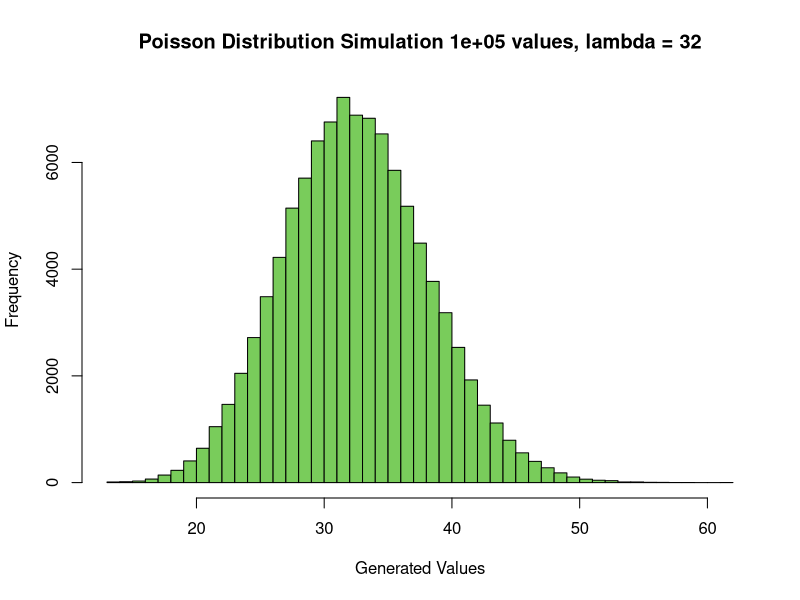
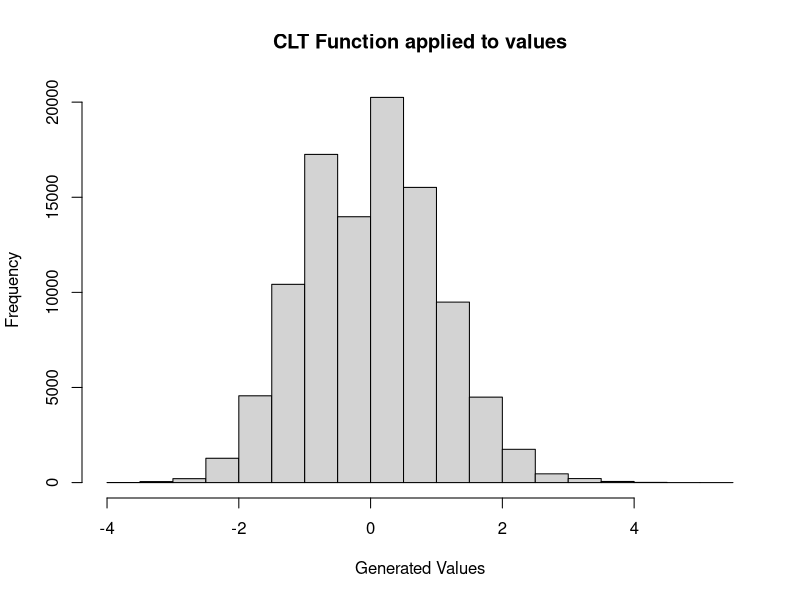
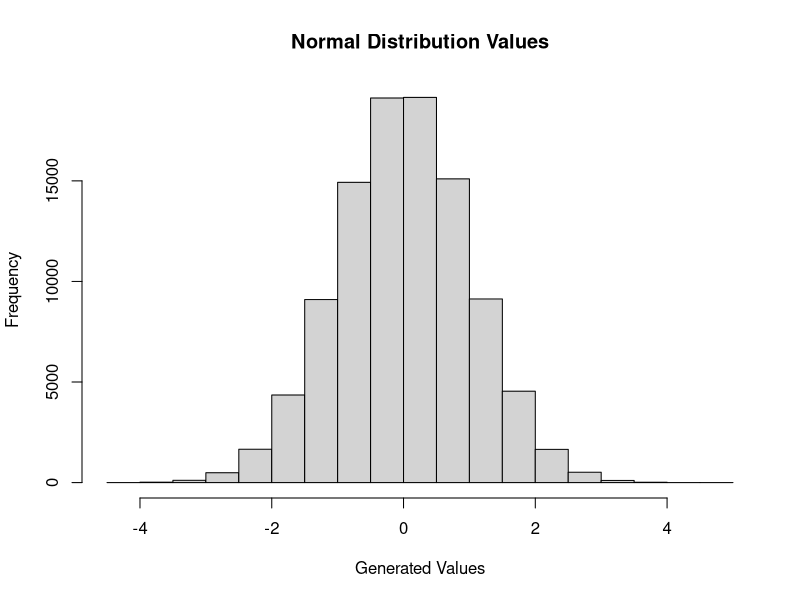
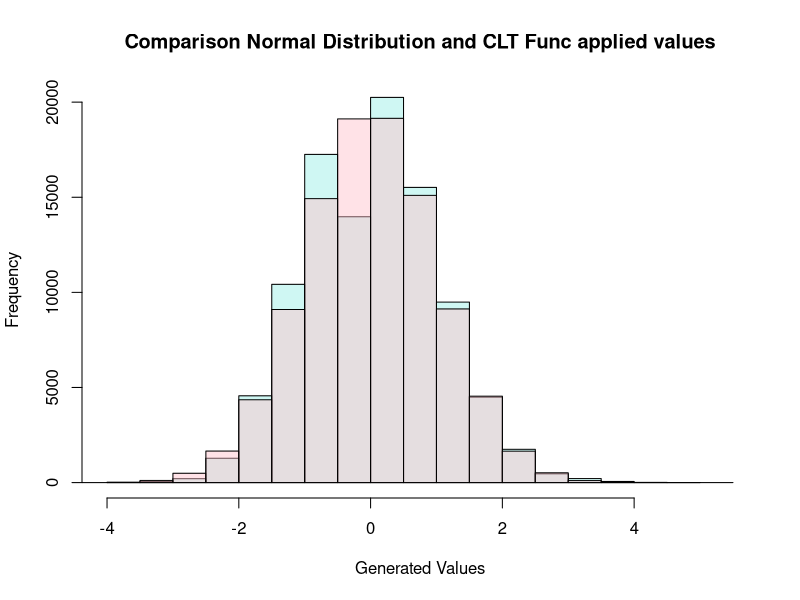

R code for these plots, in order:
## NUESTRA SEMILLA ##
set.seed(42069) ## jaja numero gracioso

## EJERCICIO 1 - GENERACION DE UNA MUESTRA DE TAMANYO N

### VARIABLES ###
size <- 100000
lambda <- 32
pois_vals <- integer()

## FUNCION PARA GENERAR NUESTROS VALORES DE LA DISTRIBUCION POISSON ##
gen_poisson_values <- function(lambda) {
  sum <- 0
  count <- 0
  while (sum < lambda) {
    sum <- sum - log(runif(1))
    count <- count + 1
  }
  return(count)
}

## GENERANDO NUESTOR VECTOR DE VALORES ##
for (i in 1:size) pois_vals[i] <- gen_poisson_values(lambda)
min_val <- min(pois_vals)
max_val <- max(pois_vals)

## EJERCICIO 2 - HISTOGRAMA DE LA DISTRIBUCION DE FRECUENCIAS ##
hist(pois_vals,
      main = paste("Poisson Distribution Simulation", size,
                    "values, lambda =", lambda),
      xlab = "Generated Values",
      xlim = c(min_val, max_val),
      breaks = max_val - min_val,
      col = "#79cc5b"
    )

## EJERCICIO 3 - ESTIMACION DE PROBABILIDADES DE INTERVALOS ##
error_sum <- 0
for (i in min_val:max_val) {
  prob_dist <- ppois(i, lambda)
  prob_sample <- length(which(pois_vals < i)) / size

  error <- abs(prob_dist - prob_sample) / prob_dist
  error_sum <- error_sum + error
  print(sprintf("Sample Probability: %f | Poisson Probability: %f | Error: %f",
          prob_sample, prob_dist, error))
}
sprintf("Mean error : %f", error_sum / size)

## EJERCICIO 4 - VALORES PUNTUALES DE LA MEDIA Y LA VARIANZA MUESTRAL ##
pois_mean <- mean(pois_vals)
pois_var <- var(pois_vals)

## EJERICICIO 5 - APLICACION DEL TEOREMA CENTRAL DEL LIMITE ##
clt_function <- function(x) {
  num_aux <- (x - pois_mean) / sqrt(pois_var)
  return(num_aux)
}

clt_values <- sapply(pois_vals, clt_function)
clt_mean <- mean(clt_values)
clt_var <- var(clt_values)


## OBTENEMOS LOS HISTOGRAMAS DE AMBAS DISTRIBUCIONES DE VALORES ##
## par(mfrow = c(1, 2)) cambiar a (1,2) para sacar la superposicion de graficas
clt_hist <- hist(clt_values,
                  main = "CLT Function applied to values",
                  xlab = "Generated Values"
                )

sample_normal <- rnorm(100000)
norm <- hist(sample_normal,
              main = paste("Normal Distribution Values"),
              xlab = "Generated Values",
            )

## PONEMOS LAS GRAFICAS SOLAPADAS PARA OBSERVAR LAS DIFERENCIAS :> #
plot(clt_hist,
      main = "Comparison Normal Distribution and CLT Func applied values",
      xlab = "Generated Values",
      col = rgb(64 / 255, 224 / 255, 208 / 255, 0.25))
plot(norm, col = rgb(255 / 255, 192 / 255, 203 / 255, 0.45), add = T)
